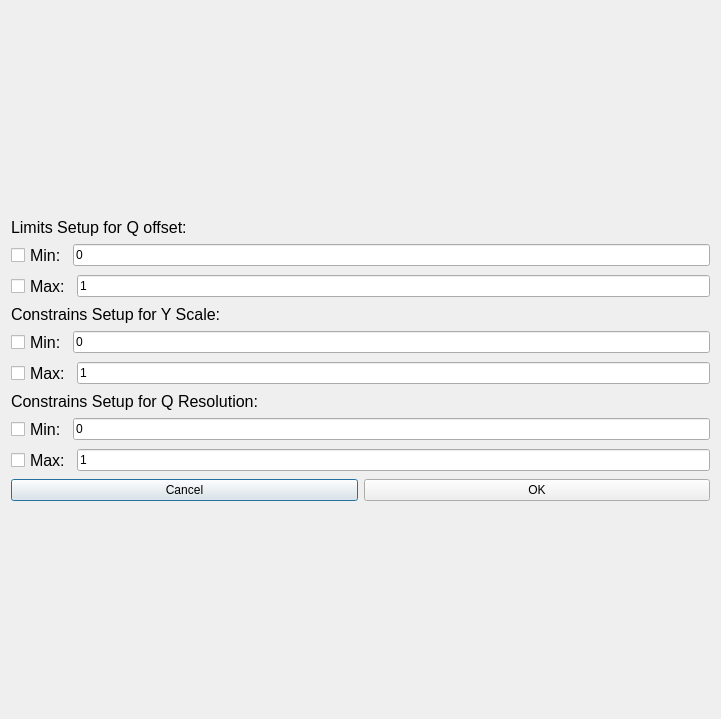
<?xml version="1.0" encoding="UTF-8"?>
<ui version="4.0">
 <class>Dialog</class>
 <widget class="QDialog" name="Dialog">
  <property name="geometry">
   <rect>
    <x>0</x>
    <y>0</y>
    <width>721</width>
    <height>719</height>
   </rect>
  </property>
  <property name="windowTitle">
   <string>Dialog</string>
  </property>
  <layout class="QGridLayout" name="gridLayout_2">
   <item row="0" column="0">
    <layout class="QGridLayout" name="gridLayout">
     <item row="0" column="0">
      <widget class="QLabel" name="label">
       <property name="sizePolicy">
        <sizepolicy hsizetype="Preferred" vsizetype="Fixed">
         <horstretch>0</horstretch>
         <verstretch>0</verstretch>
        </sizepolicy>
       </property>
       <property name="maximumSize">
        <size>
         <width>16777215</width>
         <height>16777215</height>
        </size>
       </property>
       <property name="font">
        <font>
         <pointsize>12</pointsize>
        </font>
       </property>
       <property name="text">
        <string>Limits Setup for Q offset:</string>
       </property>
      </widget>
     </item>
     <item row="1" column="0">
      <layout class="QHBoxLayout" name="horizontalLayout">
       <item>
        <widget class="QCheckBox" name="qoffminCB">
         <property name="font">
          <font>
           <pointsize>12</pointsize>
          </font>
         </property>
         <property name="text">
          <string>Min:</string>
         </property>
        </widget>
       </item>
       <item>
        <widget class="QLineEdit" name="qoffminLE">
         <property name="text">
          <string>0</string>
         </property>
        </widget>
       </item>
      </layout>
     </item>
     <item row="2" column="0">
      <layout class="QHBoxLayout" name="horizontalLayout_2">
       <item>
        <widget class="QCheckBox" name="qoffmaxCB">
         <property name="font">
          <font>
           <pointsize>12</pointsize>
          </font>
         </property>
         <property name="text">
          <string>Max:</string>
         </property>
        </widget>
       </item>
       <item>
        <widget class="QLineEdit" name="qoffmaxLE">
         <property name="text">
          <string>1</string>
         </property>
        </widget>
       </item>
      </layout>
     </item>
     <item row="3" column="0">
      <widget class="QLabel" name="label_2">
       <property name="sizePolicy">
        <sizepolicy hsizetype="Preferred" vsizetype="Fixed">
         <horstretch>0</horstretch>
         <verstretch>0</verstretch>
        </sizepolicy>
       </property>
       <property name="maximumSize">
        <size>
         <width>16777215</width>
         <height>16777215</height>
        </size>
       </property>
       <property name="font">
        <font>
         <pointsize>12</pointsize>
        </font>
       </property>
       <property name="text">
        <string>Constrains Setup for Y Scale:</string>
       </property>
      </widget>
     </item>
     <item row="4" column="0">
      <layout class="QHBoxLayout" name="horizontalLayout_4">
       <item>
        <widget class="QCheckBox" name="yscaleminCB">
         <property name="font">
          <font>
           <pointsize>12</pointsize>
          </font>
         </property>
         <property name="text">
          <string>Min:</string>
         </property>
        </widget>
       </item>
       <item>
        <widget class="QLineEdit" name="yscaleminLE">
         <property name="text">
          <string>0</string>
         </property>
        </widget>
       </item>
      </layout>
     </item>
     <item row="5" column="0">
      <layout class="QHBoxLayout" name="horizontalLayout_5">
       <item>
        <widget class="QCheckBox" name="yscalemaxCB">
         <property name="font">
          <font>
           <pointsize>12</pointsize>
          </font>
         </property>
         <property name="text">
          <string>Max:</string>
         </property>
        </widget>
       </item>
       <item>
        <widget class="QLineEdit" name="yscalemaxLE">
         <property name="text">
          <string>1</string>
         </property>
        </widget>
       </item>
      </layout>
     </item>
     <item row="6" column="0">
      <widget class="QLabel" name="label_3">
       <property name="sizePolicy">
        <sizepolicy hsizetype="Preferred" vsizetype="Fixed">
         <horstretch>0</horstretch>
         <verstretch>0</verstretch>
        </sizepolicy>
       </property>
       <property name="maximumSize">
        <size>
         <width>16777215</width>
         <height>16777215</height>
        </size>
       </property>
       <property name="font">
        <font>
         <pointsize>12</pointsize>
        </font>
       </property>
       <property name="text">
        <string>Constrains Setup for Q Resolution:</string>
       </property>
      </widget>
     </item>
     <item row="7" column="0">
      <layout class="QHBoxLayout" name="horizontalLayout_6">
       <item>
        <widget class="QCheckBox" name="qresminCB">
         <property name="font">
          <font>
           <pointsize>12</pointsize>
          </font>
         </property>
         <property name="text">
          <string>Min:</string>
         </property>
        </widget>
       </item>
       <item>
        <widget class="QLineEdit" name="qresminLE">
         <property name="text">
          <string>0</string>
         </property>
        </widget>
       </item>
      </layout>
     </item>
     <item row="8" column="0">
      <layout class="QHBoxLayout" name="horizontalLayout_7">
       <item>
        <widget class="QCheckBox" name="qresmaxCB">
         <property name="font">
          <font>
           <pointsize>12</pointsize>
          </font>
         </property>
         <property name="text">
          <string>Max:</string>
         </property>
        </widget>
       </item>
       <item>
        <widget class="QLineEdit" name="qresmaxLE">
         <property name="text">
          <string>1</string>
         </property>
        </widget>
       </item>
      </layout>
     </item>
     <item row="9" column="0">
      <layout class="QHBoxLayout" name="horizontalLayout_3">
       <item>
        <widget class="QPushButton" name="cancelPB">
         <property name="text">
          <string>Cancel</string>
         </property>
        </widget>
       </item>
       <item>
        <widget class="QPushButton" name="okPB">
         <property name="text">
          <string>OK</string>
         </property>
        </widget>
       </item>
      </layout>
     </item>
    </layout>
   </item>
  </layout>
 </widget>
 <resources/>
 <connections/>
</ui>
